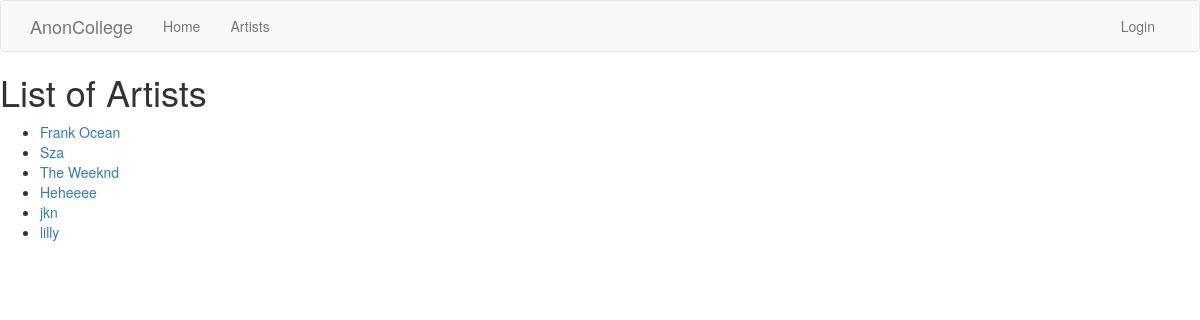
Page /artists on the earlier database version.
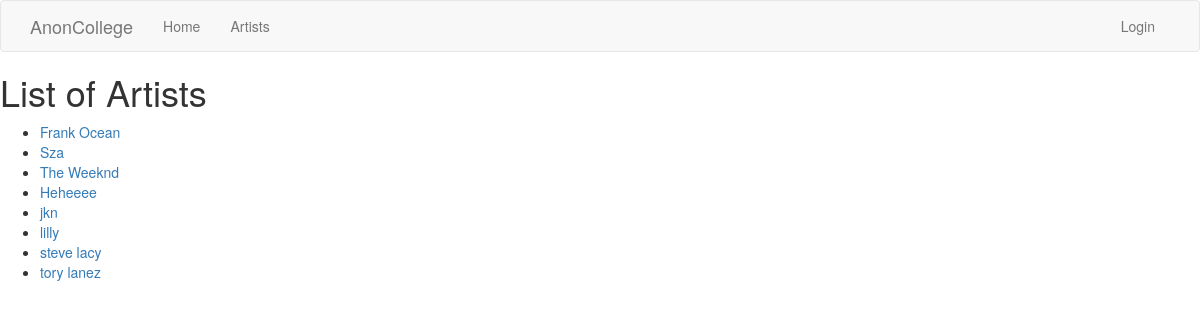
Same page on the later database version.
### app/models.py (models this page shows, shortened)
class Artist(db.Model):
    id = db.Column(db.Integer, primary_key=True, autoincrement=True)
    name = db.Column(db.String)
    hometown = db.Column(db.String)
    description = db.Column(db.String)
    artistToEvents = db.relationship("ArtistToEvent", backref="artist", lazy="dynamic")

### app/routes.py (the view)
@app.route('/artists')
def listOfArtists():
    my_artists = Artist.query.all()
    if my_artists is None:
        return render_template('404.html')
    return render_template('artists.html', title='listOfArtists', artists=my_artists)

### app/templates/artists.html
{% extends "base.html" %}
{% block app_content %}
    <h1>List of Artists</h1>
    <ul>
        {% for artist in artists %}
            <li>
             <a href="{{ url_for('artist', name=artist.name) }}">{{ artist.name }}</a>
            </li>
        {% endfor %}
    </ul>
{% endblock %}

Differences in the rows shown:
added Artist: name "steve lacy"
added Artist: name "tory lanez"
